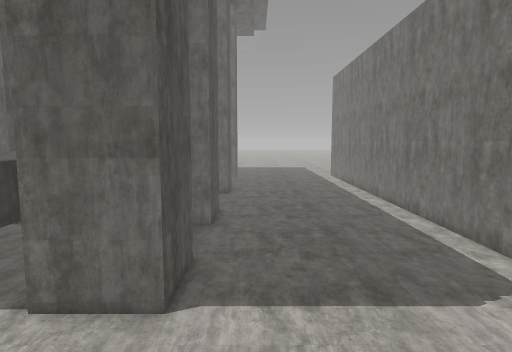
view 1 (above)

23 first-person views from a walk through a 3-D level made in the Godot game engine. The camera is 1.5 m above the floor, tilts 6° down and sees 75° across. The floor is counted in squares, 2 m on a side. Each view is taken from the middle of a square. On the plan, view 1 faces up. The plan holds only what a view shows up to about 11 squares ahead; the rest is blank. The place goes on beyond the plan.

view 2
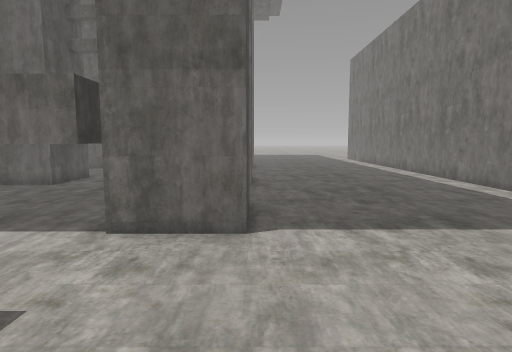

view 3
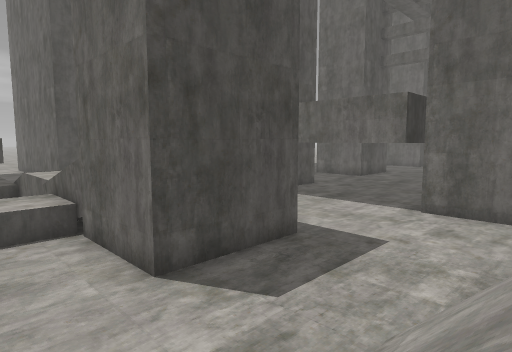

view 4
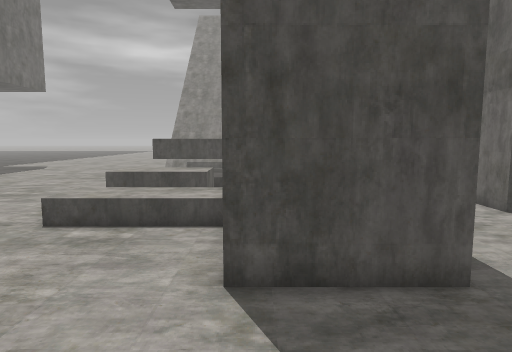

view 5
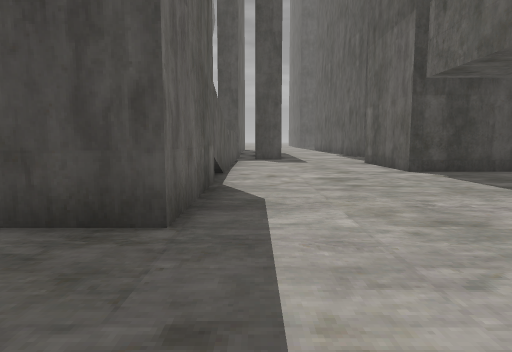

view 6
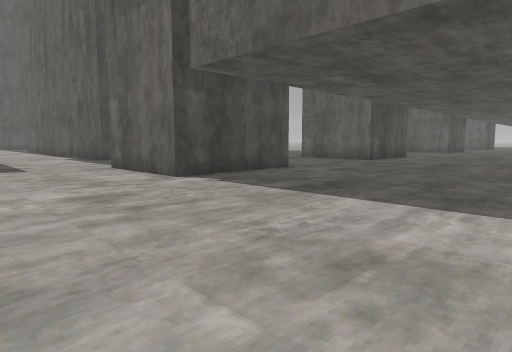

view 7
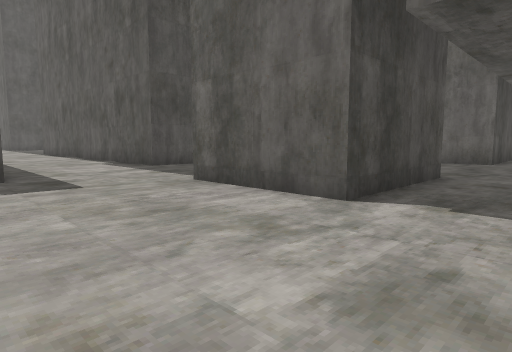

view 8
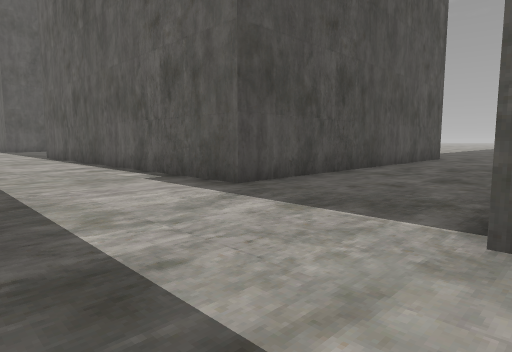

view 9
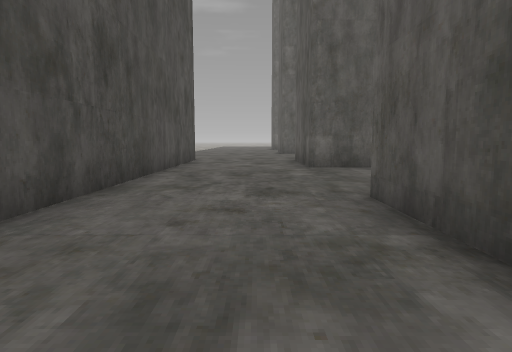

view 10
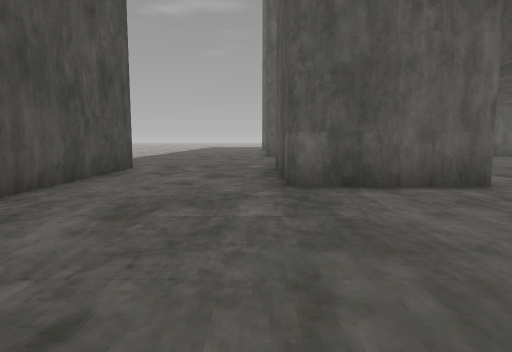

view 11
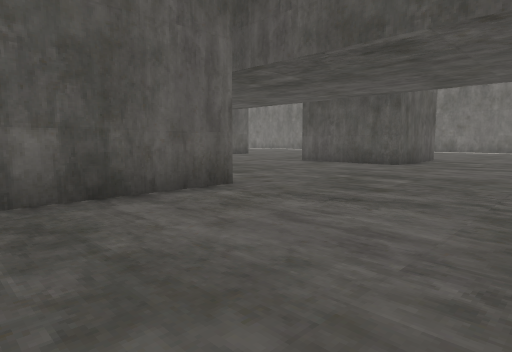

view 12
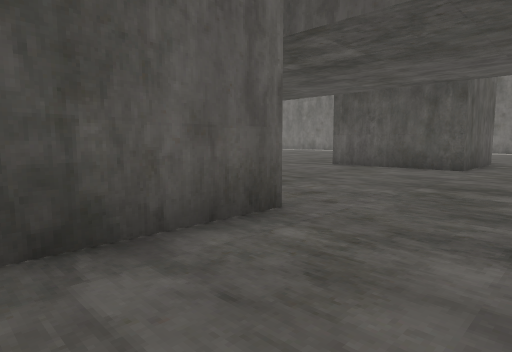

view 13
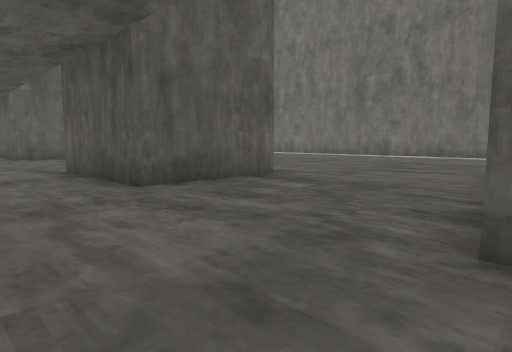

view 14
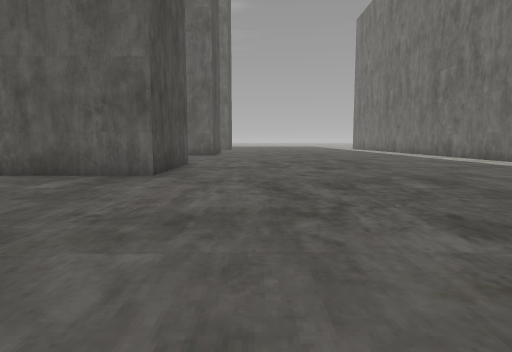

view 15
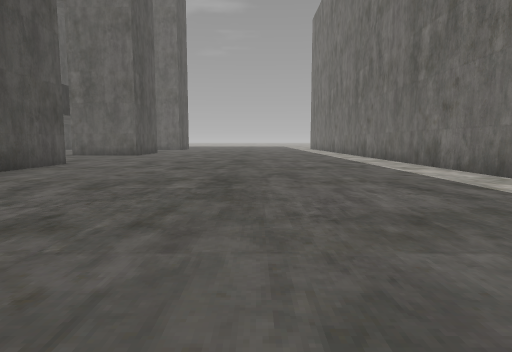

view 16
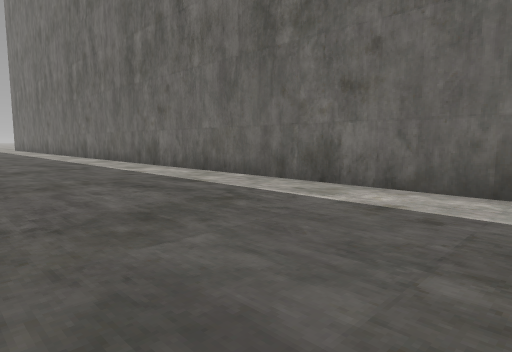

view 17
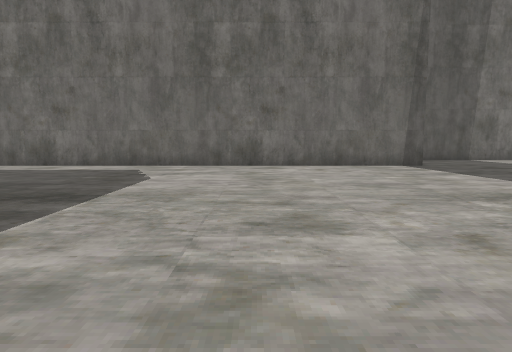

view 18
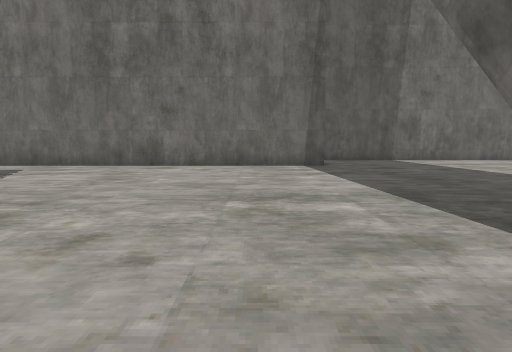

view 19
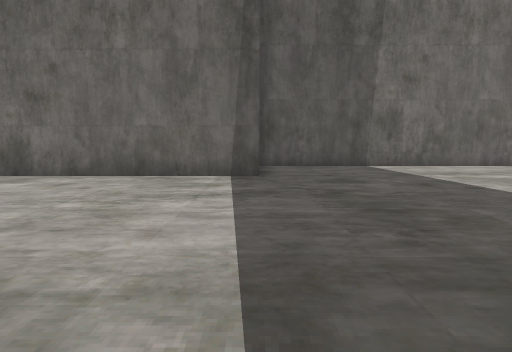

view 20
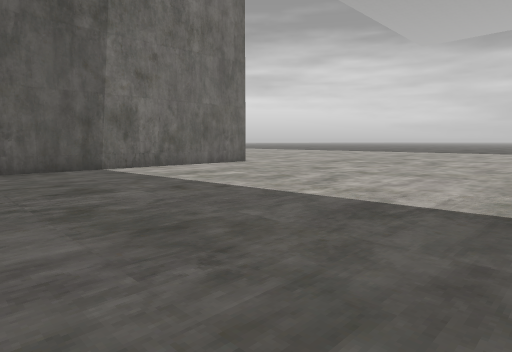

view 21
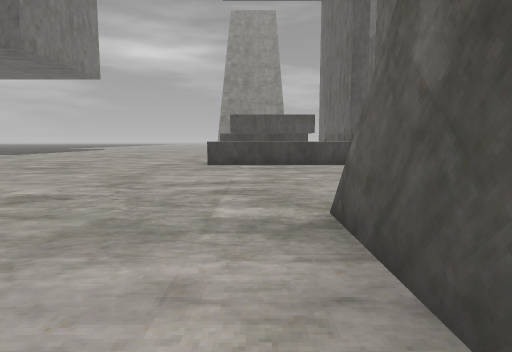

view 22
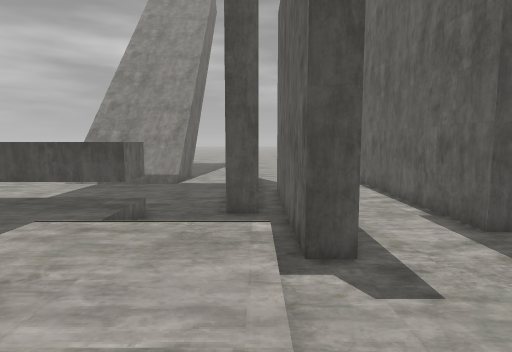

view 23
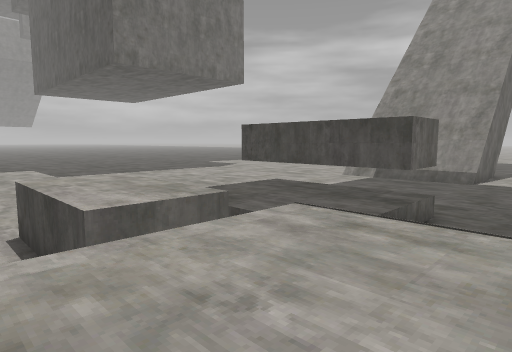

### Floor plan
Key: @ floor where view 1 was taken; # wall or solid block; . main floor; : floor 2.25 m higher than the main floor; / step, stairs or slope; = window, fence, low wall or low ledge; ^ raised ledge.
Columns run from 26 left of view 1 to 12 right of it. Each row starts with its distance up from view 1.
 20       #....#    .....###...........#
 19       #....#    .....###...........#
 18       #....#   ......###...........#
 17       #....####......###...........#
 16       #............................#
 15       #............................#
 14       #............................#
 13       #............................#
 12       #............................#
 11       #....#  #......###...........#
 10       #....#  #.....   #...........#
  9 #######....#  #......  #...........#
  8 ...........####......###...........#
  7 ...................................#
  6  ..................................#
  5         #..........................#
  4     #####..........................#
  3     #.////:::://####...............#
  2     #.    ::::     #....  .........#
  1   ....    ::::     #....   ........#  #
  0 ......    :::://####...// @ //........#
 -1 .....^^^^     ^^=......//    /........#
 -2      ^^^^.### ^^......       /........#
 -3      ^^^^.  # ^^.......///   /........#
 -4      ^^^^   # ^^...........   ........#
 -5      ^^^    # ^^..........    ........#
 -6               ...........     ........#

Where each view was taken, in squares from view 1:
view 1: 0 up, 0 right, facing up
view 2: 0 up, 2 left, facing up
view 3: 3 down, 2 left, facing up-left
view 4: 0 up, 2 left, facing left
view 5: 4 up, 4 left, facing left
view 6: 4 up, 6 left, facing up-left
view 7: 4 up, 10 left, facing up-left
view 8: 5 up, 15 left, facing up-left
view 9: 7 up, 17 left, facing up
view 10: 11 up, 16 left, facing up
view 11: 12 up, 16 left, facing up-right
view 12: 14 up, 15 left, facing up-right
view 13: 11 up, 8 left, facing up-right
view 14: 9 up, 0 right, facing up
view 15: 9 up, 4 right, facing up
view 16: 9 up, 4 right, facing up-right
view 17: 6 up, 1 left, facing right
view 18: 3 up, 1 left, facing right
view 19: 1 up, 2 right, facing right
view 20: 1 up, 3 right, facing down-right
view 21: 4 down, 0 right, facing left
view 22: 3 up, 11 left, facing left
view 23: 2 up, 13 left, facing down-left
